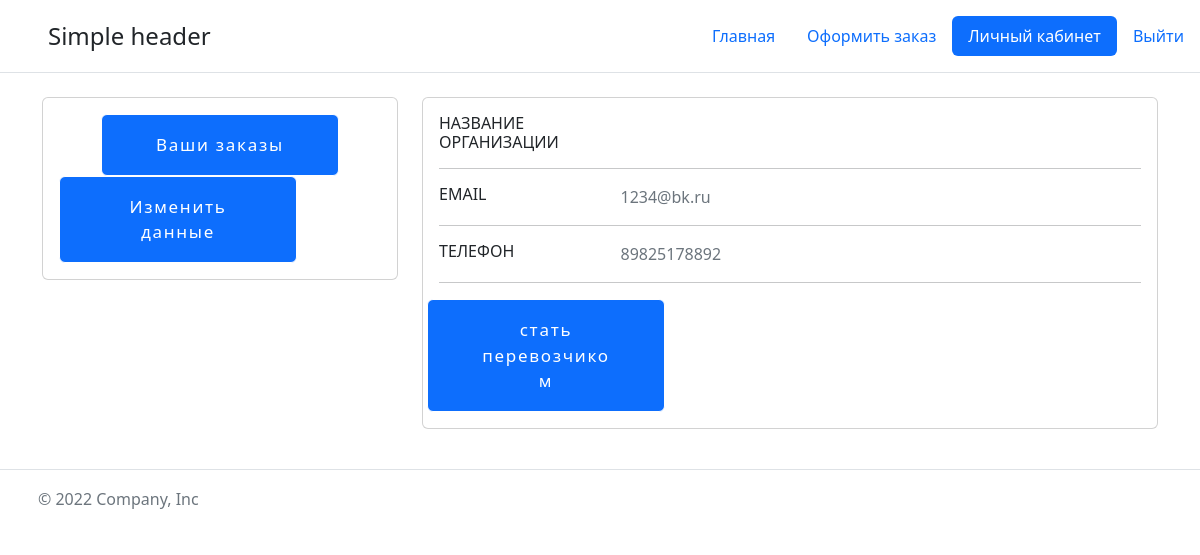
Page /account (signed in) on the earlier database version.
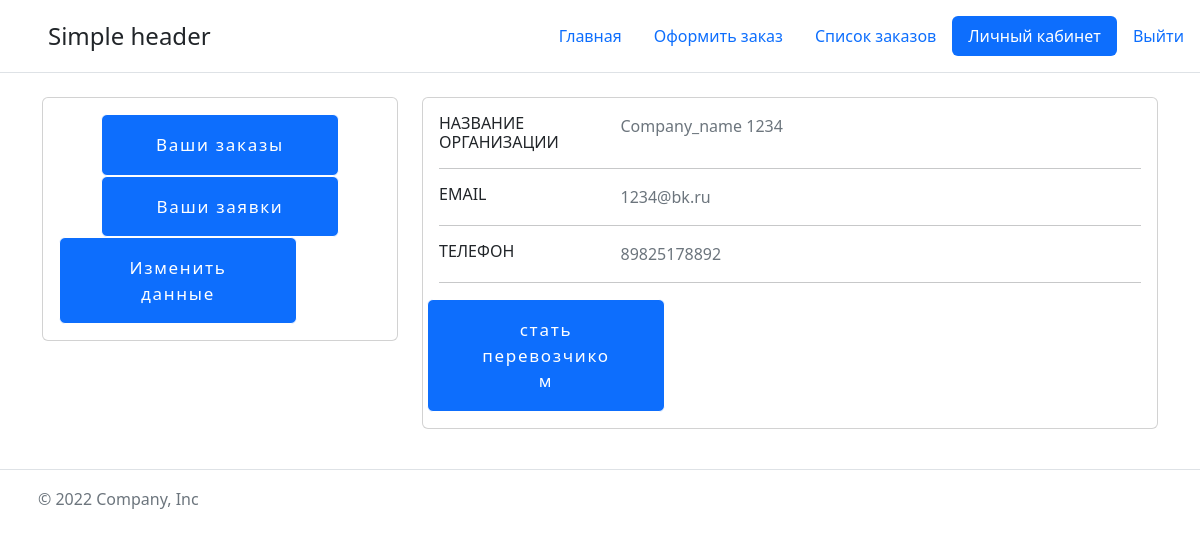
Same page on the later database version.
### main/models.py (models this page shows)
class User(AbstractBaseUser, PermissionsMixin):
    company_name = models.CharField(max_length=255, unique=True, verbose_name='Названием организации')
    email = models.EmailField(null=False, unique=True, verbose_name='Email')
    phone = models.CharField(max_length=32, null=True, blank=True, verbose_name='Телефоном')
    inn = models.CharField(max_length=12, null=False, unique=True, verbose_name='ИНН организации')
    data_registration = models.DateTimeField(auto_now_add=True, verbose_name='Дата регистрации')
    is_carrier = models.BooleanField(default=False, verbose_name='Перевозчик')
    is_active = models.BooleanField(default=True, verbose_name='Активен')
    is_staff = models.BooleanField(default=False, verbose_name='Сотрудник')
    is_superuser = models.BooleanField(default=False, verbose_name='Суперпользователь')
    is_verified = models.BooleanField(default=False, verbose_name='Верифицирован')
    email_verified = models.BooleanField(default=False, verbose_name='Верификация email')
    object = UserManager()
    USERNAME_FIELD = 'email'
    REQUIRED_FIELDS = []
    class Meta:
        verbose_name = 'Пользователь'
        verbose_name_plural = 'Пользователи'

### main/views.py (the view)
# urls.py: path('account', views.account, name='account'),
@login_required
def account(request):
    return render(request, 'main/account.html', {'title': 'Личный кабинет', 'active_account': 'active'})

### main/templates/main/account.html
{% extends 'main/base.html' %}
{% block content %}
<div class="container">
    <div class="main-body">
          <div class="row gutters-sm">
            <div class="col-md-4 mb-3">
              <div class="card">
                <div class="card-body">
                  <div class="d-flex flex-column align-items-center text-center">
                      <a href="{%url 'y_o_l'%}" class="btn btn-primary">Ваши заказы</a>
                      {%if request.user.is_carrier%}
                      {%if request.user.is_verified%}
                      <a href="{% url 'carrier' %}" class="btn btn-primary">Ваши заявки</a>
                      {%endif%}{%endif%}
                    <div class="col-sm-12">
                      <a class="btn btn-primary" href="{% url 'account_dc'%}">Изменить данные</a>
                    </div>
                  </div>
                </div>
              </div>
            </div>
            <div class="col-md-8">
              <div class="card mb-3">
                <div class="card-body">
                  <div class="row">
                    <div class="col-sm-3">
                      <h6 class="mb-0">Название организации</h6>
                    </div>
                    <div class="col-sm-9 text-secondary">
                      {{request.user.company_name}}
                    </div>
                  </div>
                  <hr>
                  <div class="row">
                    <div class="col-sm-3">
                      <h6 class="mb-0">Email</h6>
                    </div>
                    <div class="col-sm-9 text-secondary">
                      {{request.user.email}}
                    </div>
                  </div>
                  <hr>
                  <div class="row">
                    <div class="col-sm-3">
                      <h6 class="mb-0">Телефон</h6>
                    </div>
                    <div class="col-sm-9 text-secondary">
                      {{request.user.phone}}
                    </div>
                  </div>
                  <hr>
                  <div class="row">
                      <a href="#" class="btn btn-primary">стать перевозчиком</a>
                  </div>
                </div>
              </div>
            </div>
          </div>
        </div>
    </div>
{% endblock %}

Differences in the rows shown:
changed User "1234@bk.ru": is_carrier False → True (drawn); user.company_name (not shown) → "Company_name 1234"
Other differences:
text now shown: "Список заказов Ваши заявки"
